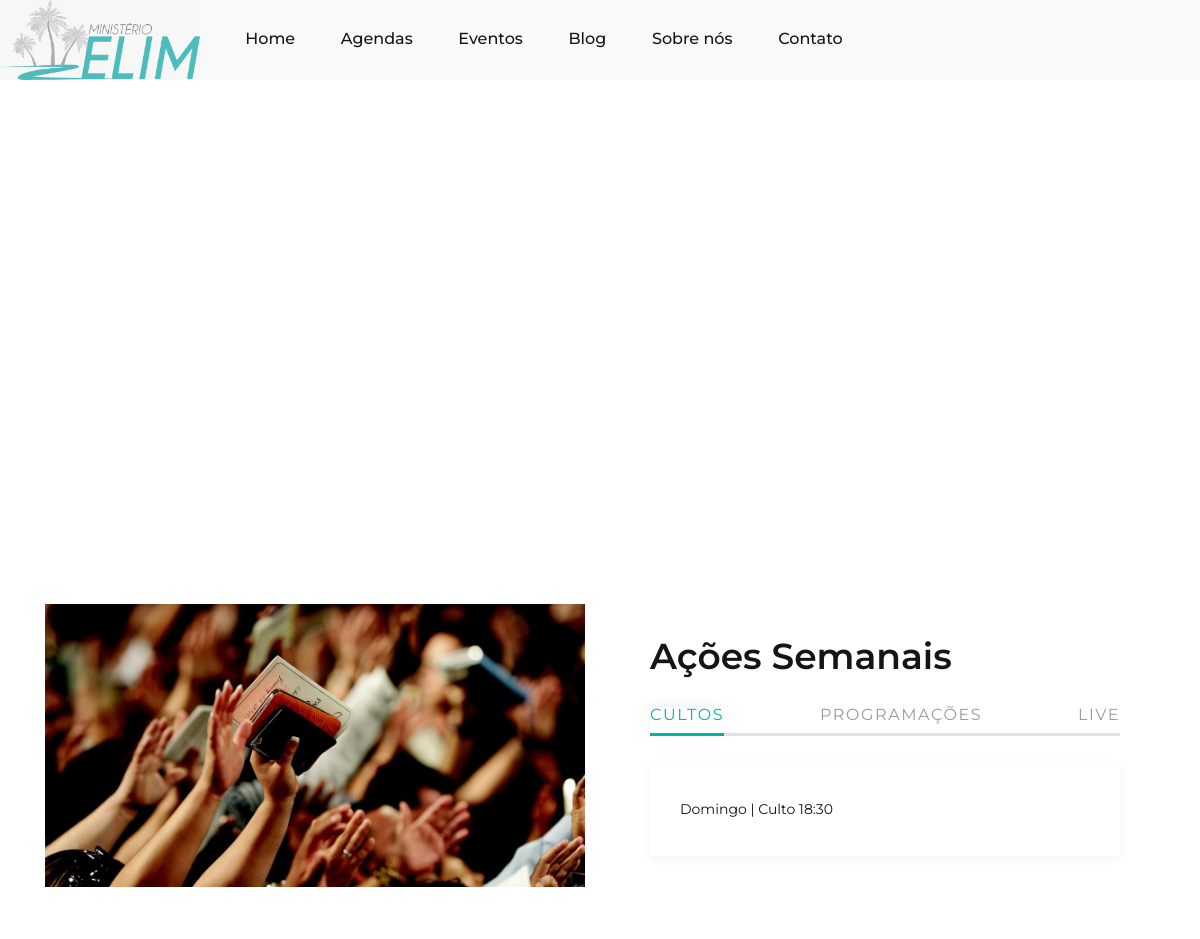
/home/ (upper part), run on an earlier commit of the app's database.
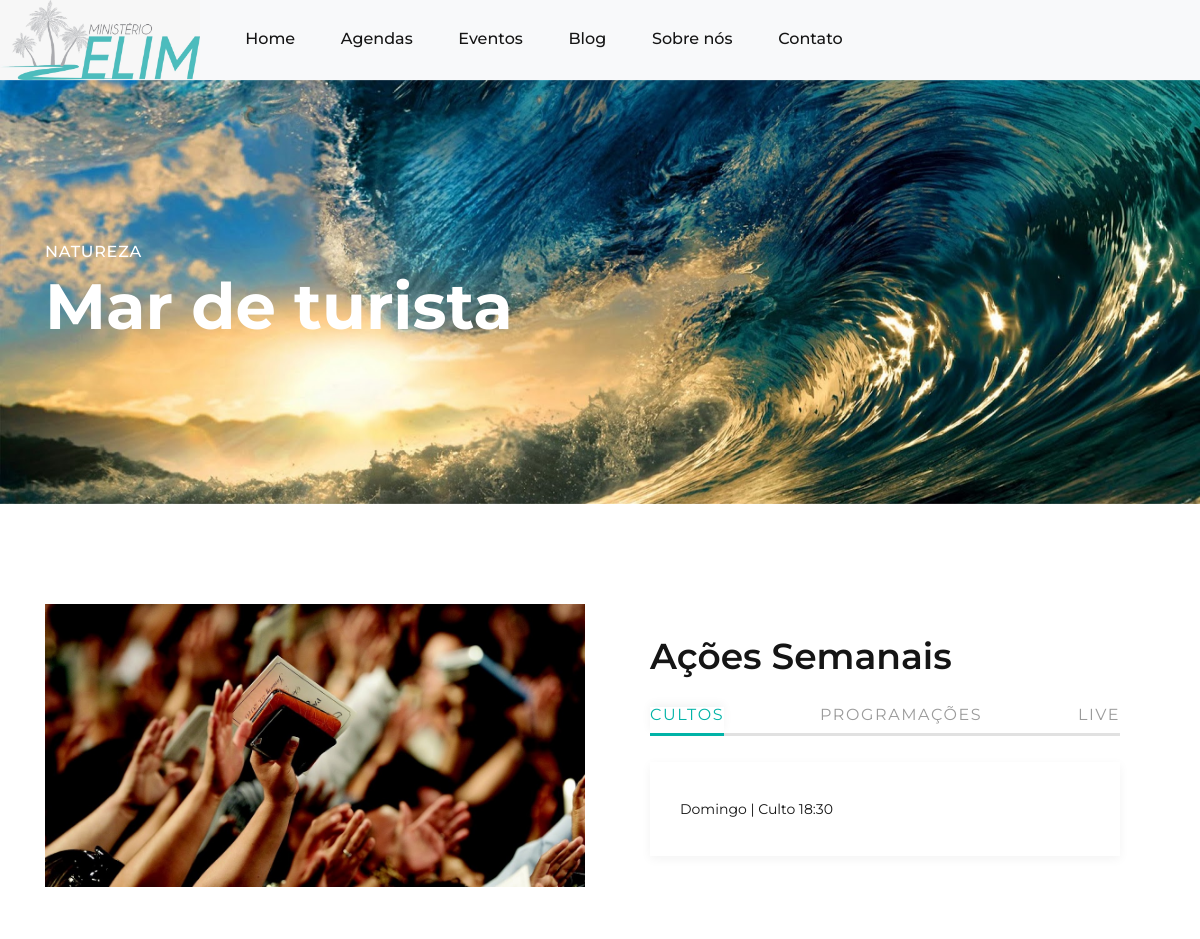
And on a later commit of the database.
### core/models.py (models this page shows, shortened)
class Slide(models.Model):
    caption1 = models.CharField(max_length=100)
    caption2 = models.CharField(max_length=100)
    image = models.ImageField(upload_to = 'slides/', help_text="Size: 1920x570",blank=True)
    is_active = models.BooleanField(default=True)

### core/views.py (the view)
# urls.py: path('', views.index, name='home'),
    def home(req):
        if req.method == 'GET':
            slide = Slide.objects.all()
            horaAtual = datetime.now(tz=timezone.utc)
            agendas = Agenda.objects.all().filter(data_start__gt=horaAtual)
            eventos = Evento.objects.all().filter(data_end__gt=horaAtual)
            context = {'slides': slide,'agendas':agendas,'eventos': eventos,'media_url': MEDIA_URL}
            return render(req, 'user/home.html',context)

### templates/user/home.html (shortened to what this page needs)
{% extends "model-page.html" %}
{% load static %}
{% block stylesheet %} <link rel="stylesheet" href="/static/assets/css/style2.css"> {% endblock%}
{% block content %}
    <div class="page">
      <section class="section swiper-container swiper-slider swiper-slider-corporate swiper-pagination-style-2" data-loop="true" data-autoplay="5000" data-simulate-touch="true" data-nav="false" data-direction="vertical">
        <div class="swiper-wrapper text-left">
          {% for slide in slides %}
            {% if slide.is_active %}
              <div class="swiper-slide context-dark" data-slide-bg="{{ media_url}}{{slide.image}}">
                <div class="swiper-slide-caption section-md">
                  <div class="container">
                    <div class="row">
                      <div class="col-md-10">
                        <h6 class="text-uppercase" data-caption-animate="fadeInRight" data-caption-delay="0">{{slide.caption1}}</h6>
                        <h2 class="oh font-weight-light" data-caption-animate="slideInUp" data-caption-delay="100"><span class="font-weight-bold">{{slide.caption2}}</span></h2>
                      </div>
                    </div>
                  </div>
                </div>
              </div>
            {%endif%}
          {%endfor%}
      </section>
      <section class="section section-sm section-first bg-default text-md-left">
        <div class="container">
          <div class="row row-50 align-items-center justify-content-center justify-content-xl-between">
            <div class="col-lg-6 text-center wow fadeInUp"><img src="{%static 'img/acoes.jpg'%}" alt="" width="556" height="382"/>
            </div>
            <div class="col-lg-6 wow fadeInRight" data-wow-delay=".1s">
              <div class="box-width-lg-470">
                <h3>Ações Semanais</h3>
                <div class="tabs-custom tabs-horizontal tabs-line tabs-line-big tabs-line-style-2 text-center text-md-left" id="tabs-7">
                  <ul class="nav nav-tabs">
                    <li class="nav-item" role="presentation"><a class="nav-link active" href="#tabs-7-1" data-toggle="tab">Cultos</a></li>
                    <li class="nav-item" role="presentation"><a class="nav-link" href="#tabs-7-2" data-toggle="tab">Programações</a></li>
                    <li class="nav-item" role="presentation"><a class="nav-link" href="#tabs-7-3" data-toggle="tab">Live</a></li>
                  </ul>
                  <div class="tab-content">
                    <div class="tab-pane fade show active" id="tabs-7-1">
                      <p>Domingo | Culto 18:30</p>
                    </div>
                  </div>
                </div>
              </div>
            </div>
          </div>
        </div>
      </section>
    </div>
{% endblock %}

What changed in the data, as far as the page shows it:
removed Slide: is_active True (drawn)
added Slide: is_active True (drawn), caption1 "NATUREZA", caption2 "Mar de turista"
